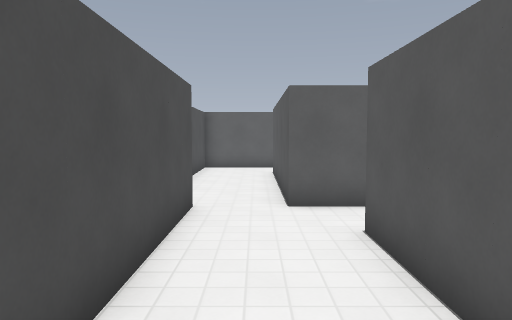
[1] (above)

21 first-person views from a walk through a level from a Godot 3-D game. The camera is 1.5 m above the floor, tilts 4° down and sees 70° across. The floor is counted in squares, 1 m on a side. Each view is taken from the middle of a square. On the plan, view 1 faces up. The plan holds only what a view shows up to about 16 squares ahead; the rest is blank. The place goes on beyond the plan. Surface patterns are stand-ins for the level's own textures.

[2]
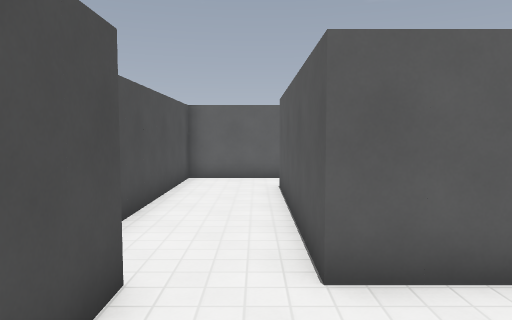

[3]
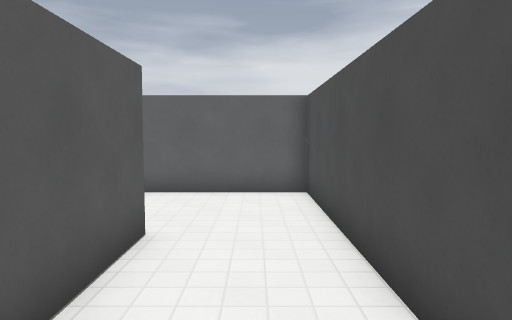

[4]
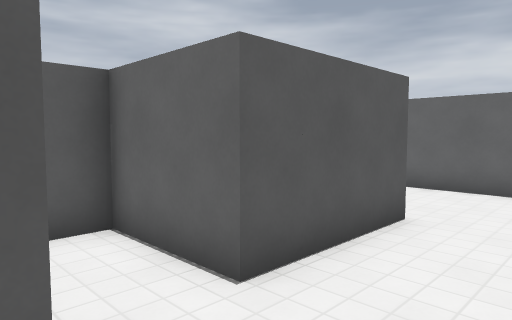

[5]
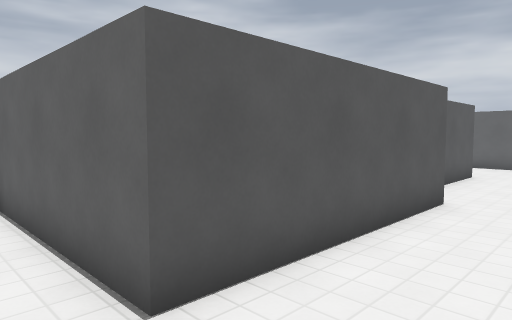

[6]
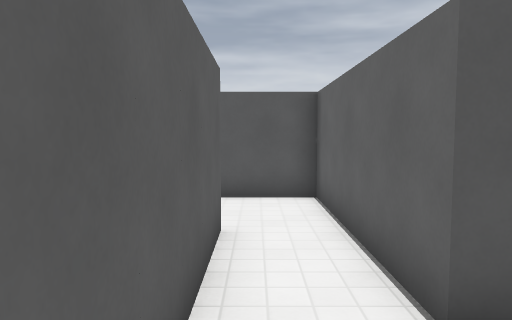

[7]
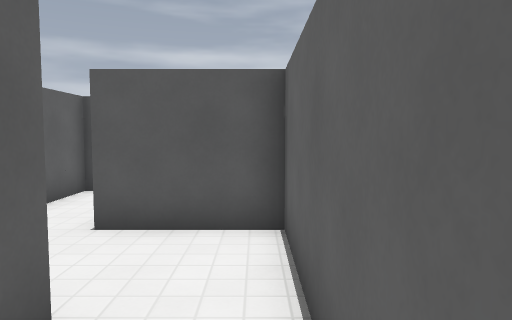

[8]
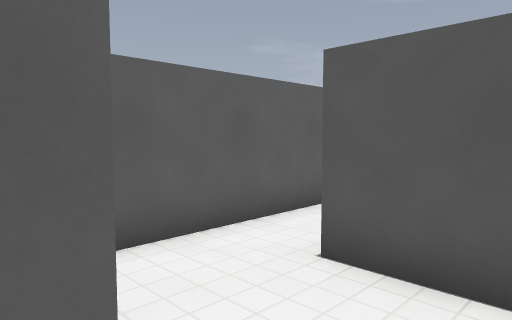

[9]
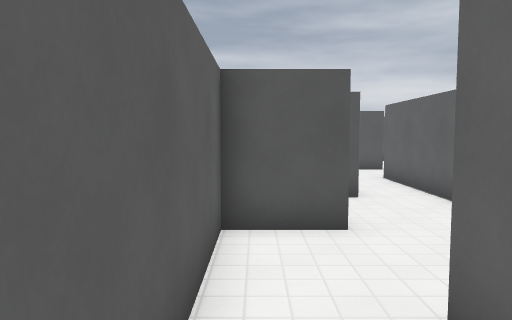

[10]
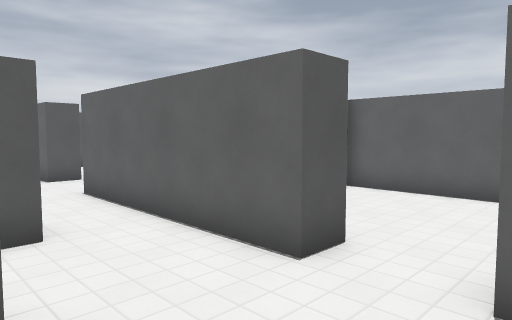

[11]
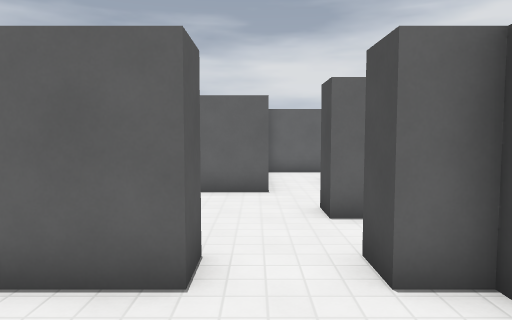

[12]
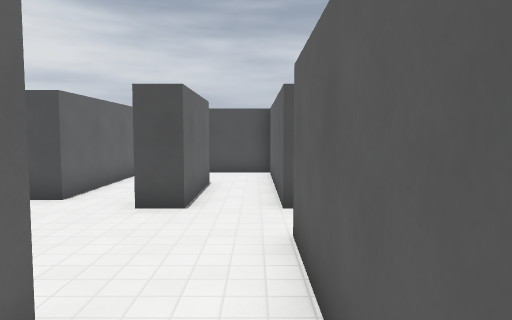

[13]
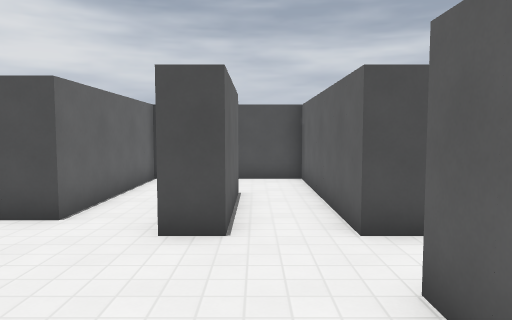

[14]
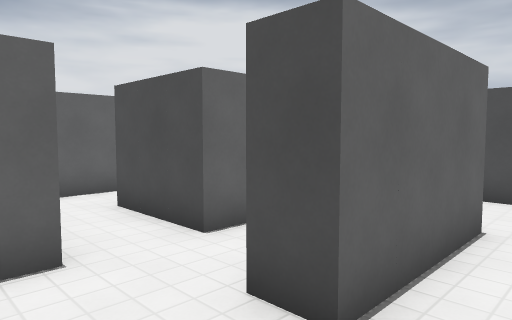

[15]
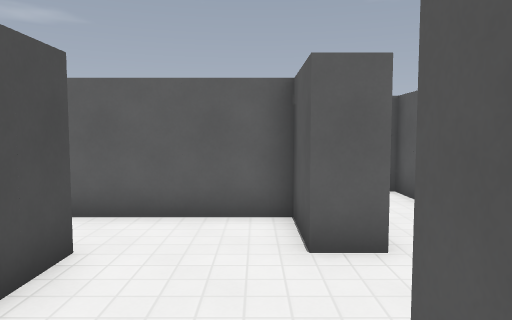

[16]
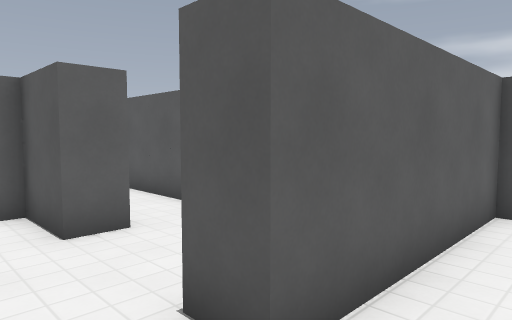

[17]
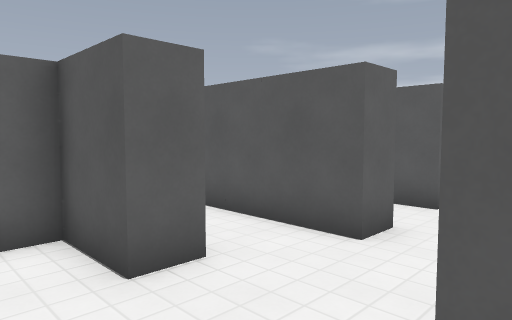

[18]
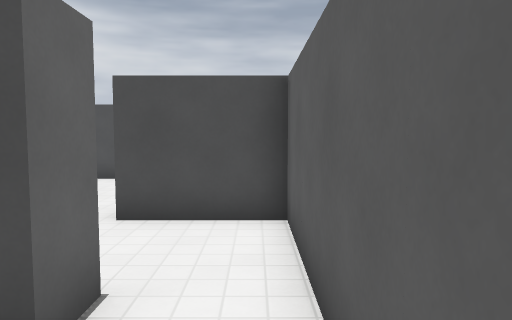

[19]
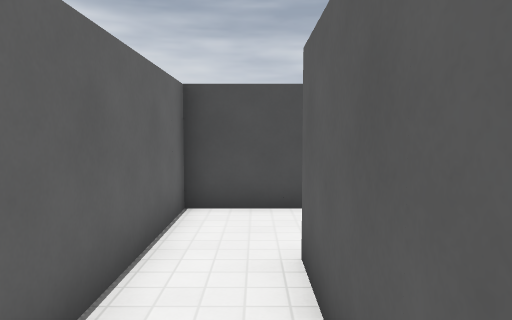

[20]
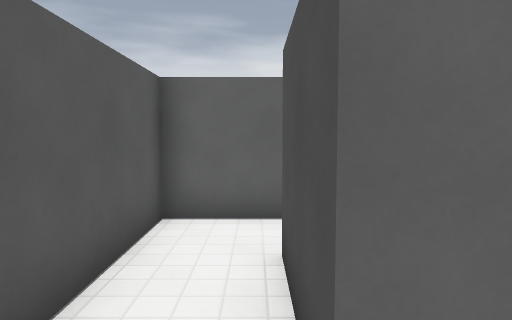

[21]
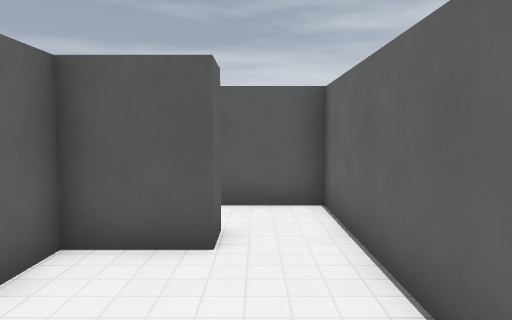

### Floor plan
Ten units are one square. View 1 is at (0, 0); x grows to the right and y downward. Boxes are objects, and circles mark ways between rooms. Rooms are numbered by the first view taken in them; rooms with no view inside come last. Other rooms are left out.
<svg viewBox="-28 -230 203 260">
<path fill="none" stroke="#000" d="M-13 -76 -13 25 45 25M26 -75 7 -75 7 -145 67 -145 67 -175 77 -175M17 -15 17 -55 47 -55 47 -65M48 5 37 5 37 -15 25 -15M74 -195 37 -195 37 -165 -23 -165 -23 -101M77 -175 77 -162M118 -175 107 -175 107 -195 74 -195M76 -145 87 -145M107 -145 134 -145M137 -165 137 -225M168 -136 146 -136M82 -106 46 -106M96 -86 138 -86M46 -116 87 -116 87 -105M87 -145 87 -136 17 -136 17 -86 77 -86 77 -55M68 -36 97 -36 97 -78M146 -136 107 -136 107 -145M148 -165 137 -165M167 -165 167 -175M134 -145 166 -145"/>
<circle cx="70" cy="-185" r="3" fill="#2a7"/>
<circle cx="95" cy="-140" r="3" fill="#2a7"/>
<circle cx="140" cy="-155" r="3" fill="#2a7"/>
<circle cx="140" cy="-125" r="3" fill="#2a7"/>
<text x="0" y="-90">1</text>
<text x="90" y="-190">2</text>
<text x="150" y="-130">3</text>
<text x="80" y="-100">4</text>
<text x="150" y="-160">5</text>
</svg>
Room 1 opens to room 2. Room 2 opens to room 4. Room 2 opens to room 5. Room 3 opens to room 4.

Where each view was taken, in squares from view 1:
view 1: 0 up, 0 right, facing up
view 2: 4 up, 0 right, facing up
view 3: 7 up, 0 right, facing down
view 4: 8 up, 1 left, facing down-right
view 5: 16 up, 2 left, facing down-right
view 6: 16 up, 2 left, facing right
view 7: 15 up, 1 right, facing right
view 8: 15 up, 3 right, facing up-right
view 9: 19 up, 5 right, facing right
view 10: 18 up, 8 right, facing down-right
view 11: 18 up, 10 right, facing down
view 12: 13 up, 16 right, facing left
view 13: 12 up, 14 right, facing left
view 14: 13 up, 11 right, facing down-left
view 15: 13 up, 10 right, facing up
view 16: 12 up, 9 right, facing up-right
view 17: 14 up, 9 right, facing up-right
view 18: 19 up, 10 right, facing left
view 19: 10 up, 9 right, facing left
view 20: 10 up, 8 right, facing down
view 21: 1 down, 1 left, facing right
